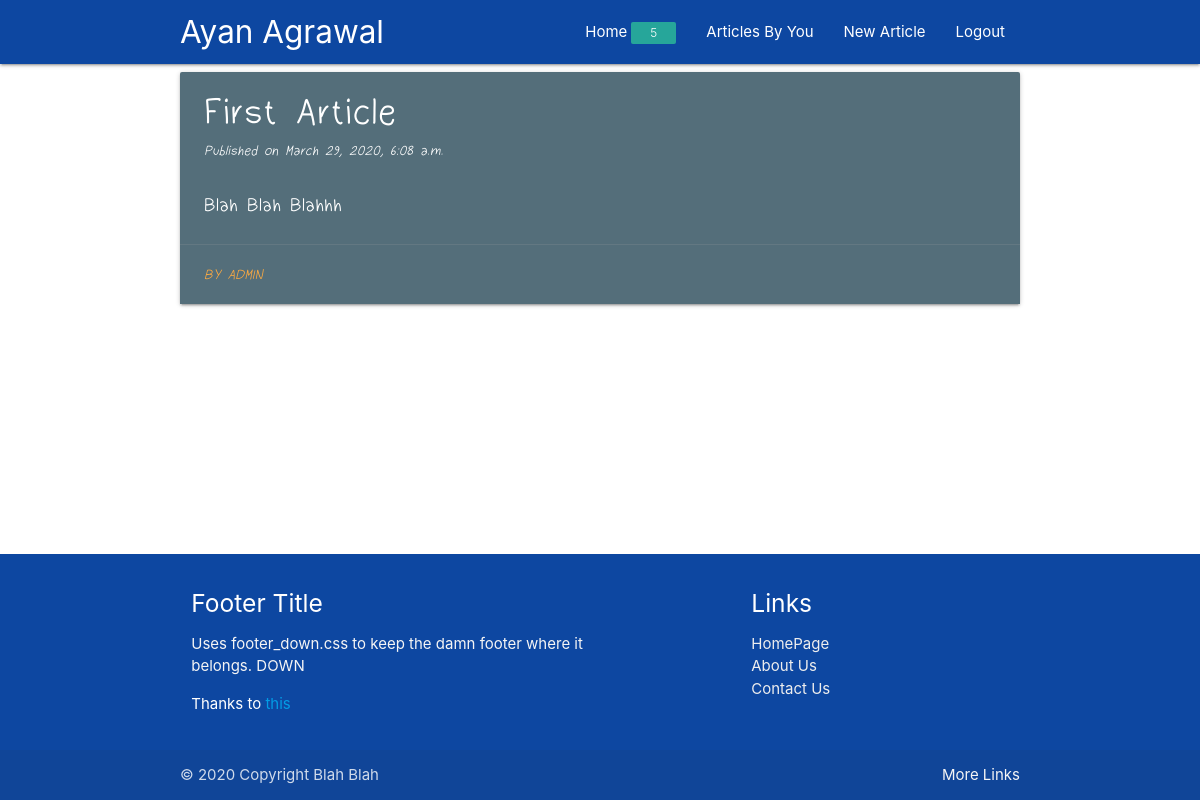
The page /1 (signed in) on the database its author committed.
### blog/models.py (models this page shows, shortened)
class Article(models.Model):
    article_title = models.CharField(max_length=200)
    article_content = models.TextField()
    pub_date = models.DateTimeField('date published', default=datetime.now)
    article_author = models.ForeignKey(User, default=None, on_delete=models.CASCADE)

### blog/views.py (the view)
# urls.py: path('<int:article_id>', views.article_page, name="article"),
def article_page(request, article_id):
    if not request.user.is_authenticated:
        messages.error(request, 'You need to be Logged in!')
        return redirect("blog:home")
    return render(request, 'blog/article.html',
                  context={"article": Article.objects.get(pk=article_id)})

### blog/templates/blog/article.html (shortened to what this page needs)
{% extends "blog/base.html" %}
{% load static %}
{% block content %}
<div class="FontMarket">
    <div class="col m6">
            <div class="card blue-grey darken-1 hoverable">
                <div class="card-content white-text">
                    <span class="card-title " style="font-size: 200%"><strong style="font-size: 110%">{{ article.article_title }}</strong></span>
                    <i style="font-size:80%">Published on {{ article.pub_date }}</i>
                    <br>
                    <br>
                    <p style="font-size: 110%">{{ article.article_content|safe}}</p>
                </div>
                <div class="card-action">
                    <i style="font-size:80%"><a href="">By {{ article.article_author }}</a></i>
                </div>
            </div>
    </div>
</div>
{% endblock content %}

### blog/templates/blog/base.html (shortened to what this page needs)
<!DOCTYPE html>
<html>
<head>
    {% load static %}
    <link rel="stylesheet" href="{% static "css/materialize.css" %}" media="screen,projection"/>
    <link rel="stylesheet" href="{% static "css/footer_down.css" %}">
</head>
<nav>
    <div class="nav-wrapper blue darken-4">
        <div class = "nav-wrapper container">
            <a href="#" class="brand-logo">
                {% if user.is_authenticated %}
                    {{ user.get_full_name }}
                {% else %}
                Blogs
                {% endif %}
            </a>
            <ul id="nav-mobile" class="right hide-on-med-and-down">
                {% if user.is_authenticated %}
                    <li><a href="">Home<span class="new badge " data-badge-caption="">5</span></a></li>
                    <li><a href="{% url 'blog:user' user.pk %}">Articles By You</a></li>
                    <li><a href="new">New Article</a></li>
                    <li><a href="/logout">Logout</a></li>
                {% else %}
                    <li><a href="/register">Register</a></li>
                    <li><a href="/login">Login</a></li>
                {% endif %}
            </ul>
        </div>
    </div>
</nav>
<body>
<div class="content" >
<main>
    <div class="container" >
        {% block content %}
        {% endblock %}
    </div>
</main>
</div>
<br>
<footer class="page-footer blue darken-4" >
    <div class="container">
        <div class="row">
            <div class="col l6 s12">
                <h5 class="white-text">Footer Title</h5>
                <p class="grey-text text-lighten-4">Uses footer_down.css to keep the damn footer where it belongs.
                DOWN</p>
                <p>Thanks to
                <a href="https://css-tricks.com/couple-takes-sticky-footer/">this</a>
                </p>
            </div>
            <div class="col l4 offset-l2 s12">
                <h5 class="white-text">Links</h5>
                <ul>
                    <li><a class="grey-text text-lighten-3" href="#!">HomePage</a></li>
                    <li><a class="grey-text text-lighten-3" href="#!">About Us</a></li>
                    <li><a class="grey-text text-lighten-3" href="#!">Contact Us</a></li>
                </ul>
            </div>
        </div>
    </div>
    <div class="footer-copyright">
        <div class="container">
            © 2020 Copyright Blah Blah
            <a class="grey-text text-lighten-4 right" href="#!">More Links</a>
        </div>
    </div>
</footer>
</body>
</html>

### blog/static/css/footer_down.css (style rules this page uses)
html, body { height: 100%; }
body { display: flex; flex-direction: column; }
.content { flex: 1 0 auto; }
div.FontMarket { font-family: 'CustomFont', Arial, sans-serif; font-weight:normal; font-style:normal; font-size: 120%; }

### rows shown on the page
Article: article_title "First Article", pub_date "March 29, 2020, 6:08 a.m.", article_content "Blah Blah Blahhh", article_author "ADMIN"

### other values the page prints
{{ user.get_full_name }} "Ayan Agrawal"
